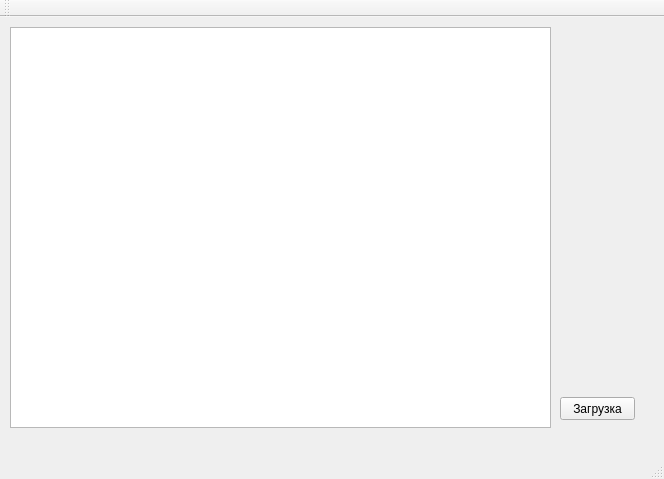
<?xml version="1.0" encoding="UTF-8"?>
<ui version="4.0">
 <class>MainWindow</class>
 <widget class="QMainWindow" name="MainWindow">
  <property name="geometry">
   <rect>
    <x>0</x>
    <y>0</y>
    <width>664</width>
    <height>479</height>
   </rect>
  </property>
  <property name="windowTitle">
   <string>Computer vision</string>
  </property>
  <widget class="QWidget" name="centralWidget">
   <widget class="QPushButton" name="pushButton">
    <property name="geometry">
     <rect>
      <x>560</x>
      <y>380</y>
      <width>75</width>
      <height>23</height>
     </rect>
    </property>
    <property name="text">
     <string>Загрузка</string>
    </property>
   </widget>
   <widget class="QGraphicsView" name="graphicsView">
    <property name="geometry">
     <rect>
      <x>10</x>
      <y>10</y>
      <width>541</width>
      <height>401</height>
     </rect>
    </property>
   </widget>
  </widget>
  <widget class="QMenuBar" name="menuBar">
   <property name="geometry">
    <rect>
     <x>0</x>
     <y>0</y>
     <width>664</width>
     <height>21</height>
    </rect>
   </property>
  </widget>
  <widget class="QToolBar" name="mainToolBar">
   <attribute name="toolBarArea">
    <enum>TopToolBarArea</enum>
   </attribute>
   <attribute name="toolBarBreak">
    <bool>false</bool>
   </attribute>
  </widget>
  <widget class="QStatusBar" name="statusBar"/>
 </widget>
 <layoutdefault spacing="6" margin="11"/>
 <resources/>
 <connections/>
</ui>
